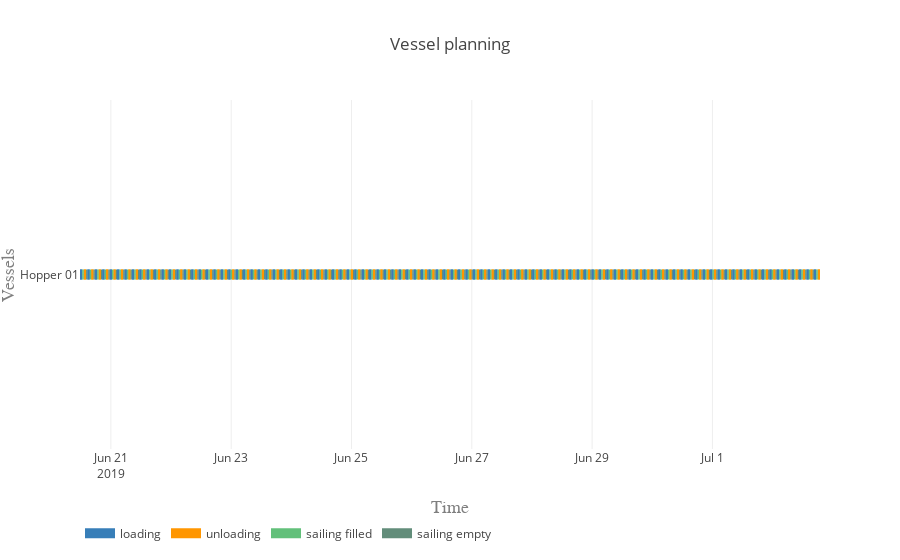

The cell this chart's notebook holds for it:
### Markdown cell above
#### Vessel planning

### Code cell
vessels = [hopper]

activities = ['loading', 'unloading', 'sailing filled', 'sailing empty']
colors = {0:'rgb(55,126,184)', 1:'rgb(255,150,0)', 2:'rgb(98, 192, 122)', 3:'rgb(98, 141, 122)'}

plot.vessel_planning(vessels, activities, colors)

### Figure 1 — Plotly figure (JSON) as saved in the notebook; plotly's stock layout.template omitted (floating-point values rounded to 4 significant figures; data arrays with more than 128 entries replaced by an {"elided": "..."} marker saying what was removed)
{"data": [{"connectgaps": false, "hoverinfo": "y+name", "line": {"color": "rgb(55,126,184)", "width": 10}, "mode": "lines", "name": "loading", "type": "scatter", "uid": "7a0b0c91-1229-4d6a-8649-17caf42b4202", "x": {"elided": "1000 str values"}, "y": {"elided": "1000 str values"}}, {"connectgaps": false, "hoverinfo": "y+name", "line": {"color": "rgb(255,150,0)", "width": 10}, "mode": "lines", "name": "unloading", "type": "scatter", "uid": "20b2388d-12d8-4398-aacf-6c0d80d2272c", "x": {"elided": "1000 str values"}, "y": {"elided": "1000 str values"}}, {"connectgaps": false, "hoverinfo": "y+name", "line": {"color": "rgb(98, 192, 122)", "width": 10}, "mode": "lines", "name": "sailing filled", "type": "scatter", "uid": "a7b1c657-433e-40ff-ad11-fd3e7b0670bd", "x": {"elided": "500 str values"}, "y": {"elided": "500 str values"}}, {"connectgaps": false, "hoverinfo": "y+name", "line": {"color": "rgb(98, 141, 122)", "width": 10}, "mode": "lines", "name": "sailing empty", "type": "scatter", "uid": "269e2849-f771-4d1e-9a28-66353923d0c8", "x": {"elided": "495 str values"}, "y": {"elided": "495 str values"}}], "layout": {"hovermode": "closest", "legend": {"orientation": "h", "x": 0, "y": -0.2}, "title": {"text": "Vessel planning"}, "xaxis": {"range": ["2019-06-20 11:40:54", "2019-07-02 18:55:16.511561"], "title": {"font": {"color": "#7f7f7f", "family": "Courier New, monospace", "size": 18}, "text": "Time"}}, "yaxis": {"title": {"font": {"color": "#7f7f7f", "family": "Courier New, monospace", "size": 18}, "text": "Vessels"}}}}
